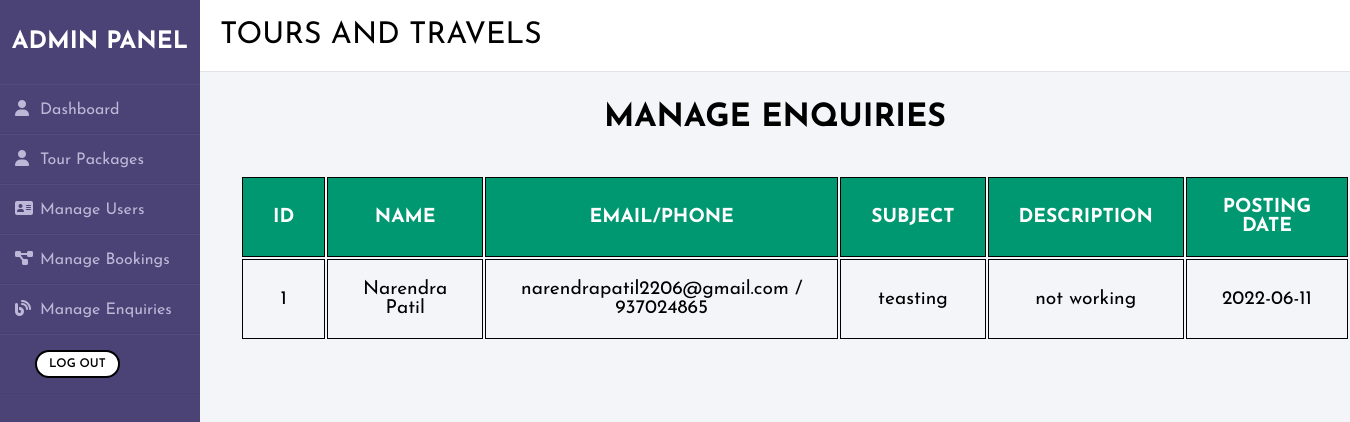
Page /admin/adminpanel.php?page=mngqueries.php (signed in) on the committed database.
### tables this page shows
CREATE TABLE `enquiry` (
  `id` int(11) NOT NULL,
  `fname` varchar(255) NOT NULL,
  `email` varchar(255) NOT NULL,
  `phone` varchar(255) NOT NULL,
  `subject` varchar(255) NOT NULL,
  `description` varchar(255) NOT NULL,
  `Post_date` date NOT NULL DEFAULT current_timestamp()
);

### admin/mngqueries.php (the view, shortened to what this page needs)
<!DOCTYPE html>
<html lang="en" dir="ltr">
  <head>
  </head>
  <body>
    <div class="bkings">
      <h1>MANAGE ENQUIRIES</h1>
      <br>
      <table class="cont_table">
        <thead>
          <tr>
            <th>ID</th>
            <th>NAME</th>
            <th>EMAIL/PHONE</th>
            <th>SUBJECT</th>
            <th>DESCRIPTION</th>
            <th>POSTING DATE</th>
          </tr>
        </thead>
        <tbody>
          <?php
          require("connection.php");
          $sql = "SELECT * FROM `enquiry`";
          $result = mysqli_query($con, $sql);
           ?>
           <?php
          while ($row = $result->fetch_assoc()) {
            ?>
            <tr>
                 <td><?php echo$row["id"]; ?>  </td>
                 <td><?php echo$row["fname"]; ?>  </td>
                 <td><?php echo$row["email"]; ?> / <?php echo$row["phone"]; ?>  </td>
                 <td><?php echo$row["subject"]; ?>  </td>
                 <td><?php echo$row["description"]; ?>  </td>
                 <td><?php echo$row["Post_date"]; ?>  </td>
                 </tr>
          <?php } ?>
        </tbody>
      </table>
    </div>
  </body>
</html>

### admin/adminpanel.css (style rules this page uses)
* { margin: 0; padding: 0; box-sizing: border-box; list-style: none; text-decoration: none; font-family: 'Josefin Sans', sans-serif; }
body { background-color: #f3f5f9; }

### admin/mngqueries.php (style rules this page uses)
.bkings { margin-top: 30px; text-align: center; }
.cont_table { margin: 25px 0; font-size: 1.2em; min-width: 1100px; margin-left: 40px; }
.cont_table thead tr { background-color: #009870; color: #ffffff; text-align: left; font-weight: bold; }
.cont_table tbody tr { text-align: left; }
.cont_table th { padding: 20px 30px; text-align: center; }
.cont_table td { padding: 20px 30px; text-align: center; }
.cont_table table, th, td { border: 1px solid black; }

### rows in the picture
enquiry: id "1", fname "Narendra Patil", email "narendrapatil2206@gmail.com", phone "937024865", subject "teasting", description "not working", Post_date "2022-06-11"
